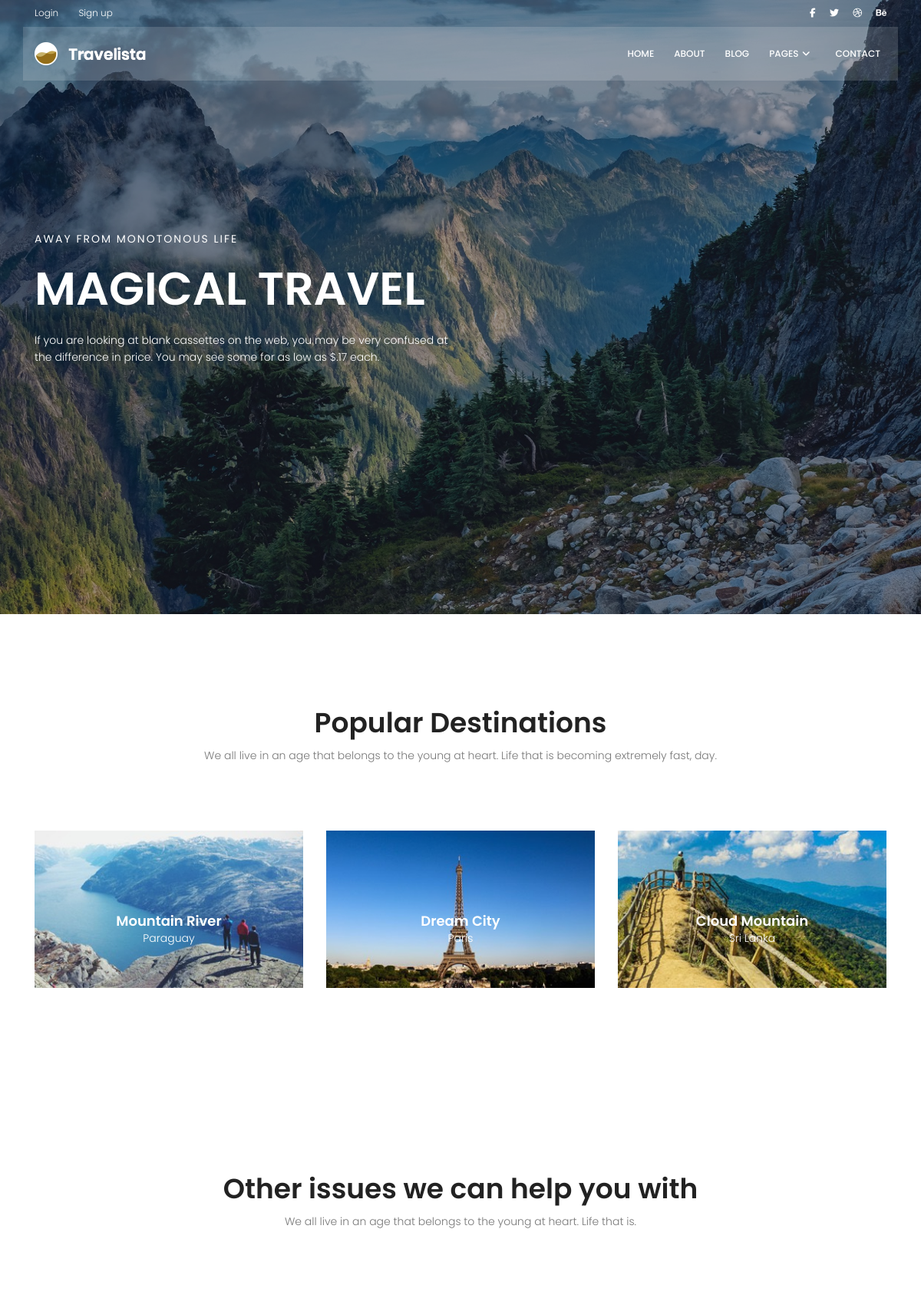
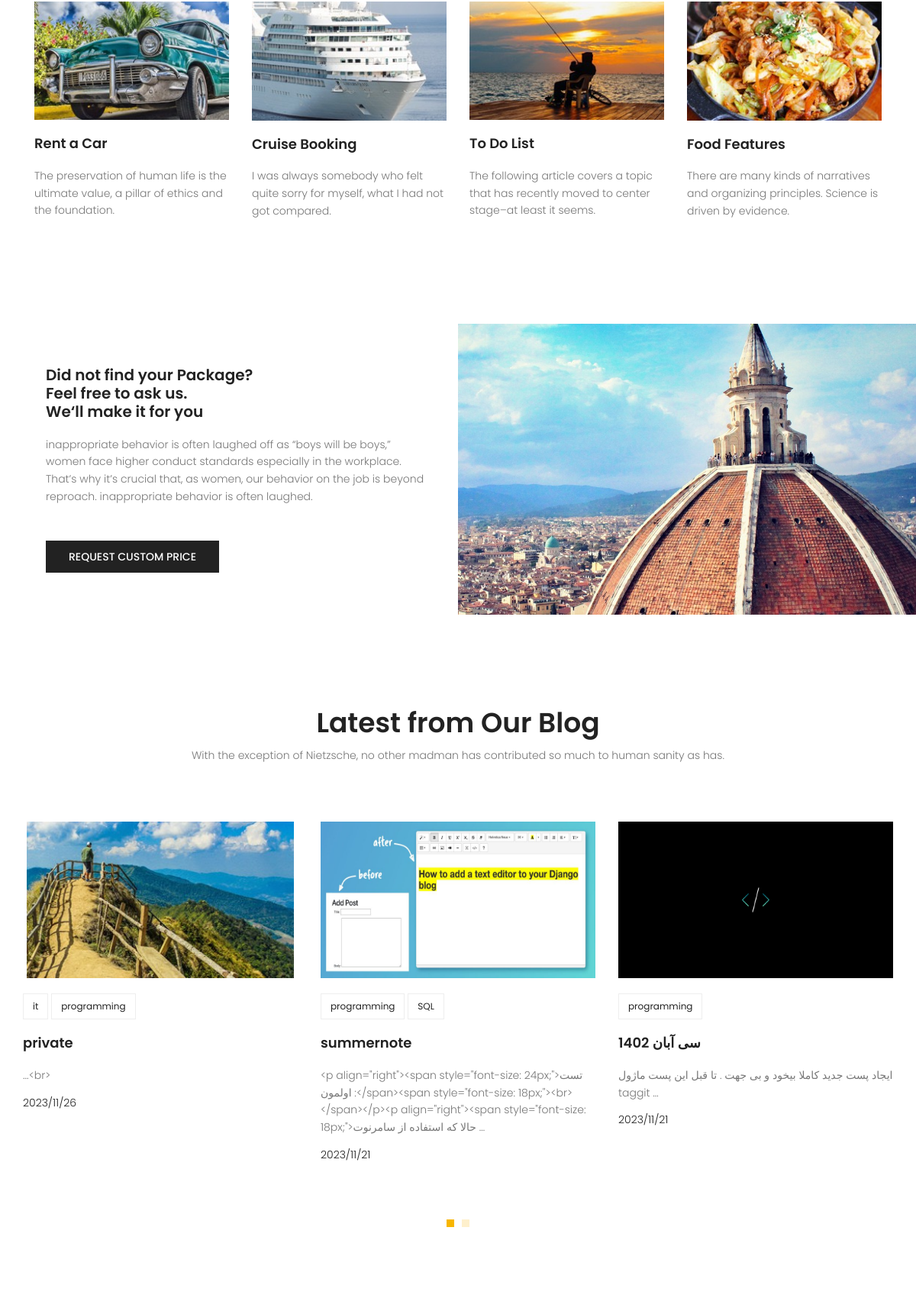
The page / (upper part) on the database its author committed (2 pictures, top to bottom).
### blog/models.py (models this page shows, shortened)
class Post(models.Model) :
    image = models.ImageField(upload_to='blog/', default='blog/default.jpg')
    author = models.ForeignKey(User, on_delete=models.SET_NULL, null=True) # on_delete=models.CASCADE
    title = models.CharField(max_length=255)
    content = models.TextField()
    tags = TaggableManager()
    category = models.ManyToManyField(Category)
    counted_views = models.IntegerField(default=0)
    status = models.BooleanField(default=False)
    login_require = models.BooleanField(default=False)
    published_date = models.DateTimeField(null=True) #(خودمون تعریفش میکنیم کی پابلیش بشه)
    created_date = models.DateTimeField(auto_now_add=True)
    updated_date = models.DateTimeField(auto_now=True)
    class Meta :
        ordering = ['-published_date']

class Category(models.Model) :
    name = models.CharField(max_length=255)

### website/views.py (the view)
# urls.py: path('', index_view, name='index'),
def index_view(request) :
    return render(request, 'website/index.html')

### website/templatetags/website-tag.py (called while the page is built, shortened)
@register.inclusion_tag('website/last-post.html')
def lastpost(arg=6):
    posts = Post.objects.filter(status=1).order_by('-published_date')[:arg]
    return {'posts':posts}

### templates/website/index.html (shortened to what this page needs)
{% extends "base.html" %}
{% load static %}
{% load website-tag %}
{% block content %}
<section class="banner-area relative">
	<div class="overlay overlay-bg"></div>
	<div class="container">
		<div class="row fullscreen align-items-center justify-content-between">
			<div class="col-lg-6 col-md-6 banner-left">
				<h6 class="text-white">Away from monotonous life</h6>
				<h1 class="text-white">Magical Travel</h1>
				<p class="text-white">
					If you are looking at blank cassettes on the web, you may be very confused at the difference in
					price. You may see some for as low as $.17 each.
				</p>
			</div>
		</div>
	</div>
</section>
<section class="popular-destination-area section-gap">
	<div class="container">
		<div class="row d-flex justify-content-center">
			<div class="menu-content pb-70 col-lg-8">
				<div class="title text-center">
					<h1 class="mb-10">Popular Destinations</h1>
					<p>We all live in an age that belongs to the young at heart. Life that is becoming extremely fast,
						day.</p>
				</div>
			</div>
		</div>
		<div class="row">
			<div class="col-lg-4">
				<div class="single-destination relative">
					<div class="thumb relative">
						<img class="img-fluid" src="{% static 'img/d1.jpg' %}" alt="">
					</div>
					<div class="desc">
						<h4>Mountain River</h4>
						<p>Paraguay</p>
					</div>
				</div>
			</div>
			<div class="col-lg-4">
				<div class="single-destination relative">
					<div class="thumb relative">
						<img class="img-fluid" src="{% static 'img/d2.jpg' %}" alt="">
					</div>
					<div class="desc">
						<h4>Dream City</h4>
						<p>Paris</p>
					</div>
				</div>
			</div>
			<div class="col-lg-4">
				<div class="single-destination relative">
					<div class="thumb relative">
						<img class="img-fluid" src="{% static 'img/d3.jpg' %}" alt="">
					</div>
					<div class="desc">
						<h4>Cloud Mountain</h4>
						<p>Sri Lanka</p>
					</div>
				</div>
			</div>
		</div>
	</div>
</section>
<section class="other-issue-area section-gap">
	<div class="container">
		<div class="row d-flex justify-content-center">
			<div class="menu-content pb-70 col-lg-9">
				<div class="title text-center">
					<h1 class="mb-10">Other issues we can help you with</h1>
					<p>We all live in an age that belongs to the young at heart. Life that is.</p>
				</div>
			</div>
		</div>
		<div class="row">
			<div class="col-lg-3 col-md-6">
				<div class="single-other-issue">
					<div class="thumb">
						<img class="img-fluid" src="{% static 'img/o1.jpg' %}" alt="">
					</div>
					<a href="#">
						<h4>Rent a Car</h4>
					</a>
					<p>
						The preservation of human life is the ultimate value, a pillar of ethics and the foundation.
					</p>
				</div>
			</div>
			<div class="col-lg-3 col-md-6">
				<div class="single-other-issue">
					<div class="thumb">
						<img class="img-fluid" src="{% static 'img/o2.jpg' %}" alt="">
					</div>
					<a href="#">
						<h4>Cruise Booking</h4>
					</a>
					<p>
						I was always somebody who felt quite sorry for myself, what I had not got compared.
					</p>
				</div>
			</div>
			<div class="col-lg-3 col-md-6">
				<div class="single-other-issue">
					<div class="thumb">
						<img class="img-fluid" src="{% static 'img/o3.jpg' %}" alt="">
					</div>
					<a href="#">
						<h4>To Do List</h4>
					</a>
					<p>
						The following article covers a topic that has recently moved to center stage–at least it seems.
					</p>
				</div>
			</div>
			<div class="col-lg-3 col-md-6">
				<div class="single-other-issue">
					<div class="thumb">
						<img class="img-fluid" src="{% static 'img/o4.jpg' %}" alt="">
					</div>
					<a href="#">
						<h4>Food Features</h4>
					</a>
					<p>
						There are many kinds of narratives and organizing principles. Science is driven by evidence.
					</p>
				</div>
			</div>
		</div>
	</div>
</section>
<section class="home-about-area">
	<div class="container-fluid">
		<div class="row align-items-center justify-content-end">
			<div class="col-lg-6 col-md-12 home-about-left">
				<h1>
					Did not find your Package? <br>
					Feel free to ask us. <br>
					We‘ll make it for you
				</h1>
				<p>
					inappropriate behavior is often laughed off as “boys will be boys,” women face higher conduct
					standards especially in the workplace. That’s why it’s crucial that, as women, our behavior on the
					job is beyond reproach. inappropriate behavior is often laughed.
				</p>
				<a href="#" class="primary-btn text-uppercase">request custom price</a>
			</div>
			<div class="col-lg-6 col-md-12 home-about-right no-padding">
				<img class="img-fluid" src="{% static 'img/about-img.jpg' %}" alt="">
			</div>
		</div>
	</div>
</section>
<section class="recent-blog-area section-gap">
	<div class="container">
		<div class="row d-flex justify-content-center">
			<div class="menu-content pb-60 col-lg-9">
				<div class="title text-center">
					<h1 class="mb-10">Latest from Our Blog</h1>
					<p>With the exception of Nietzsche, no other madman has contributed so much to human sanity as has.
					</p>
				</div>
			</div>
		</div>
		{% lastpost %}
	</div>
</section>
{% endblock %}

### templates/website/last-post.html
{% load static %}
<div class="row">
    <div class="active-recent-blog-carusel">
        {% for post in posts %}
        <div class="single-recent-blog-post item">
            <div class="thumb">
                <img style="height: 205px; width: auto; margin-left: auto; margin-right: auto;"  class="img-fluid" src="{{post.image.url}}" alt="">
            </div>
            <div class="details">
                <div class="tags">
                    <ul>
                        {% for cat in post.category.all %}
                        <li>
                            <a href="{% url 'blog:category' cat_name=cat.name %}">{{cat.name}}</a>
                        </li>
                        {% endfor %}
                    </ul>
                </div>
                <a href="{% url 'blog:single' pid=post.id %}">
                    <h4 class="title">{{post.title}}</h4>
                </a>
                <p>
                    {{post.content|truncatewords:15}}
                </p>
                <h6 class="date">{{post.published_date|date:"Y/m/d"}}</h6>
            </div>
        </div>
        {% endfor %}
    </div>
</div>

### static/css/main.css (style rules this page uses)
body { color: #777777; font-family: "Poppins", sans-serif; font-size: 14px; font-weight: 300; line-height: 1.625em; position: relative; }
ol, ul { margin: 0; padding: 0; list-style: none; }
a { -webkit-transition: all 0.3s ease 0s; -moz-transition: all 0.3s ease 0s; -o-transition: all 0.3s ease 0s; transition: all 0.3s ease 0s; }
a, a:focus, a:hover { text-decoration: none; outline: 0; }
h1, h2, h3, h4, h5, h6 { font-family: "Poppins", sans-serif; color: #222222; line-height: 1.2em !important; margin-bottom: 0; margin-top: 0; font-weight: 600; }
h1, .h1 { font-size: 36px; }
h4, .h4 { font-size: 18px; }
h6, .h6 { font-size: 14px; color: #222222; }
.mb-10 { margin-bottom: 10px; }
.pb-60 { padding-bottom: 60px; }
.pb-70 { padding-bottom: 70px; }
.text-white { color: #fff; }
.text-center { text-align: center; }
.relative { position: relative; }
.overlay { position: absolute; left: 0; right: 0; top: 0; bottom: 0; }
.no-padding { padding: 0; }
h1 { font-size: 36px; }
h4 { font-size: 18px; }
h6 { font-size: 14px; }
h1, h2, h3, h4, h5, h6 { line-height: 1.5em; }
.section-gap { padding: 120px 0; }
.primary-btn { background: #f8b600; line-height: 42px; padding-left: 30px; padding-right: 30px; border: none; color: #fff; display: inline-block; font-size: 14px; font-weight: 500; position: relative; -webkit-transition: all 0.3s ease 0s; -moz-transition: all 0.3s ease 0s; -o-transition: all 0.3s ease 0s; transition: all 0.3s ease 0s; cursor: pointer; position: relative; }
.banner-area { background: url(../img/hero-bg.jpg) center; background-size: cover; }
.banner-area .overlay-bg { background: rgba(4, 9, 30, 0.4); }
.banner-left h6 { text-transform: uppercase; font-weight: 400; font-size: 14px; letter-spacing: 2px; }
.banner-left h1 { margin: 20px 0; font-size: 60px; text-transform: uppercase; }
.banner-left p { margin: 20px 0px; }
.single-destination { -webkit-transition: all 0.3s ease 0s; -moz-transition: all 0.3s ease 0s; -o-transition: all 0.3s ease 0s; transition: all 0.3s ease 0s; }
.single-destination .thumb { position: relative; }
.single-destination .thumb img { width: 100%; }
.single-destination .desc { text-align: center; position: absolute; width: 100%; left: 50%; top: 50%; transform: translate(-50%, -50%); }
.single-destination .desc h4 { color: #fff; }
.single-destination .desc p { color: #fff; font-size: 14px; font-weight: 300; margin-bottom: 0px; }
.single-other-issue .thumb { overflow: hidden; }
.single-other-issue .thumb img { width: 100%; -webkit-transition: all 0.3s ease 0s; -moz-transition: all 0.3s ease 0s; -o-transition: all 0.3s ease 0s; transition: all 0.3s ease 0s; }
.single-other-issue h4 { margin: 20px 0; -webkit-transition: all 0.3s ease 0s; -moz-transition: all 0.3s ease 0s; -o-transition: all 0.3s ease 0s; transition: all 0.3s ease 0s; }
.home-about-area .home-about-left { padding-left: 20%; }
@media (max-width: 1366px) { .home-about-area .home-about-left { padding-left: 5%; } }
.home-about-area .home-about-left h1 { max-width: 510px; }
@media (max-width: 1366px) { .home-about-area .home-about-left h1 { font-size: 20px; } }
.home-about-area .home-about-left p { max-width: 500px; padding: 20px 0; }
.home-about-area .home-about-left .primary-btn { margin-top: 10px; background: #222; font-size: 14px; }
.home-about-area .home-about-right img { width: 100%; }
.recent-blog-area .single-recent-blog-post .thumb { overflow: hidden; }
.recent-blog-area .single-recent-blog-post .thumb img { -webkit-transition: all 0.3s ease 0s; -moz-transition: all 0.3s ease 0s; -o-transition: all 0.3s ease 0s; transition: all 0.3s ease 0s; }
.recent-blog-area .single-recent-blog-post .tags { margin: 20px 0px; }
.recent-blog-area .single-recent-blog-post .tags li { display: inline-block; border: 1px solid #eee; padding: 4px 12px; -webkit-transition: all 0.3s ease 0s; -moz-transition: all 0.3s ease 0s; -o-transition: all 0.3s ease 0s; transition: all 0.3s ease 0s; }
.recent-blog-area .single-recent-blog-post .tags li a { font-weight: 400; font-size: 12px; color: #222; }
.recent-blog-area .single-recent-blog-post .title { -webkit-transition: all 0.3s ease 0s; -moz-transition: all 0.3s ease 0s; -o-transition: all 0.3s ease 0s; transition: all 0.3s ease 0s; margin: 20px 0; }
.recent-blog-area .single-recent-blog-post .date { color: #222; font-weight: 300; }

### rows shown on the page
Post: image (picture), title "private", content "...<br>", published_date "2023/11/26"
Category: name "it"
Category: name "programming"
Post: image (picture), title "summernote", content "<p align=\"right\"><span style=\"font-size: 24px;\">تست اولمون :</span><span style=\"font-size: 18px;\"><br></span></p><p align=\"right\"><span style=\"font-size: 18px;\">حالا که استفاده از سامرنوت …", published_date "2023/11/21"
Category: name "SQL"
Post: image (picture), title "سی آبان 1402", content "ایجاد پست جدید کاملا بیخود و بی جهت . تا قبل این پست ماژول taggit …", published_date "2023/11/21"
